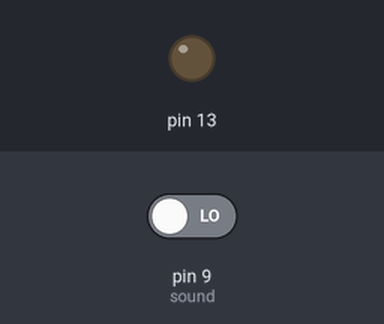
A sketch run on a simulated Arduino Uno, built with avr-gcc and run on an emulated ATmega328P. On the bench: output pins drawn as LEDs (lit = HIGH). Inputs (shaded band) come from the test bench; at power-on: pin 9 (sound) LOW.

Above: at 1.2 s.
1.3 s: pin 9 (sound) driven HIGH
At 1.8 s:
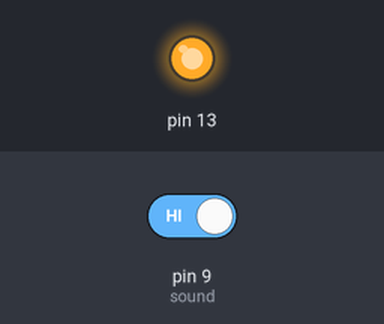
2.8 s: pin 9 (sound) driven LOW
At 4.1 s:
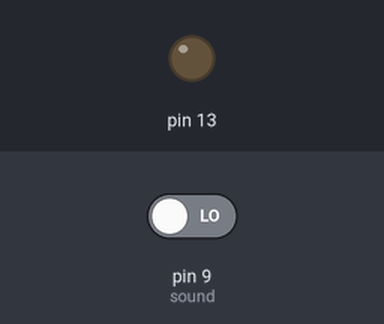
Timing chart, 0 to 5.8 s (numbered marks = the images above; inputs shaded):
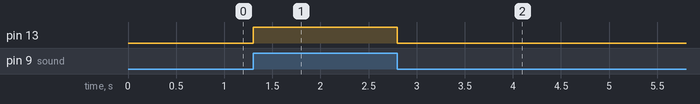

Measured:
- after the input at 1.3 s, pin 13: LOW → HIGH at once
- after the input at 2.8 s, pin 13: HIGH → LOW at once

The sketch:

Controlling_led_using_KY-037_sensor.ino
```cpp
int sound =9;

void setup(){
  pinMode(sound,INPUT);
  pinMode(13,OUTPUT);
}

void loop(){
  int a=digitalRead(sound);
 if(a>=HIGH){
  digitalWrite(13,HIGH);
 }
 else{

  digitalWrite(13,LOW);
 }
 }
```
